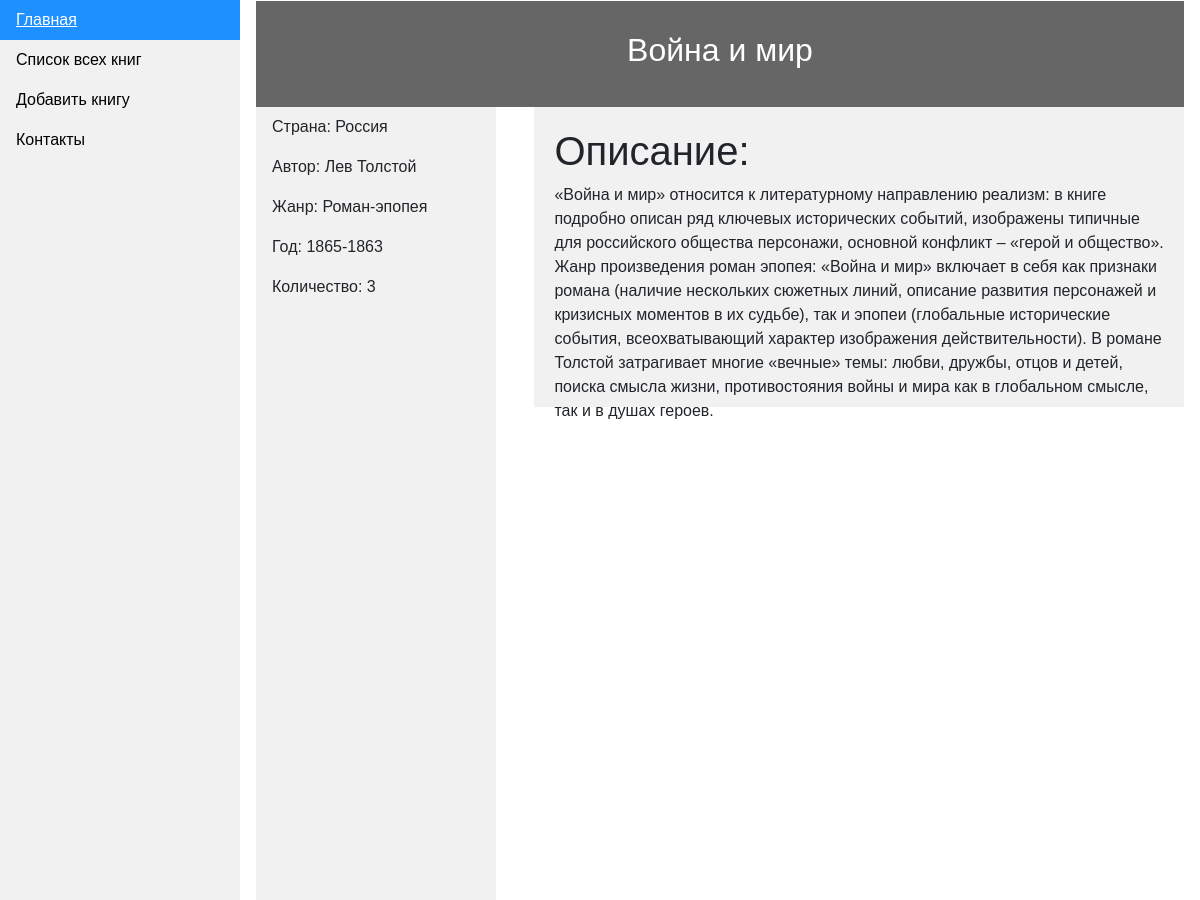
The page /book_single/1/ on the database its author committed.
### main_app/models.py (models this page shows, shortened)
class BookModel(models.Model):
    title = models.CharField(max_length=64, verbose_name='Название книги')
    country = models.CharField(max_length=32, verbose_name='Страна')
    genre = models.CharField(max_length=32, verbose_name='Жанр')
    author = models.CharField(max_length=64, verbose_name='Автор')
    year = models.CharField(max_length=32, verbose_name='Дата публикации')
    description = models.TextField(verbose_name='Описание')
    amount_in_stock = models.IntegerField()

### main_app/views.py (the view)
# urls.py: path('book_single/<int:id>/', views.book_single, name='book_single'),
def book_single(request, id):
    book_query = get_object_or_404(BookModel, id=id)
    context = {
        'q': book_query,
    }
    return render(request, "books/book_single.html", context)

### templates/books/book_single.html (shortened to what this page needs)
{% extends 'base.html' %}
{% load static %}
{% block content %}
    <header>
        <h2>{{ q.title }}</h2>
    </header>
    <section>
        <ul>
          <li><a>Страна: {{ q.country }}</a></li>
          <li><a>Автор: {{ q.author }}</a></li>
          <li><a>Жанр: {{ q.genre }}</a></li>
          <li><a>Год: {{ q.year }}</a></li>
          <li><a>Количество: {{ q.amount_in_stock }}</a></li>
        </ul>
      <article>
        <h1>Описание:</h1>
        <p>{{ q.description }}</p>
      </article>
    </section>
{% endblock %}

### templates/base.html (style rules this page uses)
body { margin: 0; }
ul { list-style-type: none; margin: 0; padding: 0; width: 20%; background-color: #f1f1f1; position: fixed; height: 100%; overflow: auto; }
li a { display: block; color: #000; padding: 8px 16px; text-decoration: none; }

### templates/books/book_single.html (style rules this page uses)
* { box-sizing: border-box; }
body { font-family: Arial, Helvetica, sans-serif; }
header { background-color: #666; padding: 30px; text-align: center; font-size: 35px; color: white; }
article { float: right; padding: 20px; width: 70%; background-color: #f1f1f1; height: 300px; }
section::after { content: ""; display: table; clear: both; }

### rows shown on the page
BookModel: title "Война и мир", country "Россия", author "Лев Толстой", genre "Роман-эпопея", year "1865-1863", amount_in_stock "3", description "«Война и мир» относится к литературному направлению реализм: в книге подробно описан ряд ключевых исторических событий, изображены типичные для российского общества персонажи, основной конфликт – «герой и общество». Жанр произведения роман эпопея: «Война и мир» включает в себя как признаки романа (наличие нескольких сюжетных линий, описание развития персонажей и кризисных моментов в их судьбе), так и эпопеи (глобальные исторические события, всеохватывающий характер изображения действительности). В романе Толстой затрагивает многие «вечные» темы: любви, дружбы, отцов и детей, поиска смысла жизни, противостояния войны и мира как в глобальном смысле, так и в душах героев."
